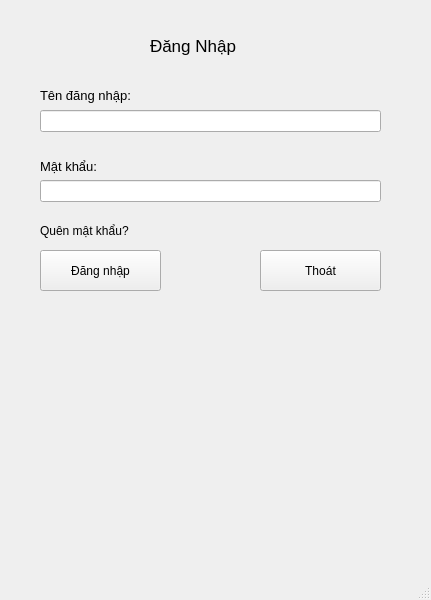
<?xml version="1.0" encoding="UTF-8"?>
<ui version="4.0">
 <class>MainWindow</class>
 <widget class="QMainWindow" name="MainWindow">
  <property name="geometry">
   <rect>
    <x>0</x>
    <y>0</y>
    <width>431</width>
    <height>600</height>
   </rect>
  </property>
  <property name="windowTitle">
   <string>MainWindow</string>
  </property>
  <widget class="QWidget" name="centralwidget">
   <widget class="QLabel" name="label">
    <property name="geometry">
     <rect>
      <x>150</x>
      <y>30</y>
      <width>121</width>
      <height>31</height>
     </rect>
    </property>
    <property name="font">
     <font>
      <pointsize>13</pointsize>
     </font>
    </property>
    <property name="text">
     <string>Đăng Nhập</string>
    </property>
   </widget>
   <widget class="QLineEdit" name="lineEdit">
    <property name="geometry">
     <rect>
      <x>40</x>
      <y>110</y>
      <width>341</width>
      <height>22</height>
     </rect>
    </property>
   </widget>
   <widget class="QLabel" name="label_2">
    <property name="geometry">
     <rect>
      <x>40</x>
      <y>85</y>
      <width>121</width>
      <height>21</height>
     </rect>
    </property>
    <property name="font">
     <font>
      <pointsize>10</pointsize>
     </font>
    </property>
    <property name="text">
     <string>Tên đăng nhập:</string>
    </property>
   </widget>
   <widget class="QLineEdit" name="lineEdit_2">
    <property name="geometry">
     <rect>
      <x>40</x>
      <y>180</y>
      <width>341</width>
      <height>22</height>
     </rect>
    </property>
   </widget>
   <widget class="QLabel" name="label_3">
    <property name="geometry">
     <rect>
      <x>40</x>
      <y>156</y>
      <width>91</width>
      <height>20</height>
     </rect>
    </property>
    <property name="font">
     <font>
      <pointsize>10</pointsize>
     </font>
    </property>
    <property name="text">
     <string>Mật khẩu:</string>
    </property>
   </widget>
   <widget class="QPushButton" name="pushButton">
    <property name="geometry">
     <rect>
      <x>40</x>
      <y>250</y>
      <width>121</width>
      <height>41</height>
     </rect>
    </property>
    <property name="text">
     <string>Đăng nhập</string>
    </property>
   </widget>
   <widget class="QPushButton" name="pushButton_2">
    <property name="geometry">
     <rect>
      <x>260</x>
      <y>250</y>
      <width>121</width>
      <height>41</height>
     </rect>
    </property>
    <property name="text">
     <string>Thoát</string>
    </property>
   </widget>
   <widget class="QLabel" name="label_4">
    <property name="geometry">
     <rect>
      <x>40</x>
      <y>220</y>
      <width>121</width>
      <height>21</height>
     </rect>
    </property>
    <property name="font">
     <font>
      <pointsize>9</pointsize>
     </font>
    </property>
    <property name="text">
     <string>Quên mật khẩu?</string>
    </property>
   </widget>
  </widget>
  <widget class="QMenuBar" name="menubar">
   <property name="geometry">
    <rect>
     <x>0</x>
     <y>0</y>
     <width>431</width>
     <height>26</height>
    </rect>
   </property>
  </widget>
  <widget class="QStatusBar" name="statusbar"/>
 </widget>
 <resources/>
 <connections/>
</ui>
